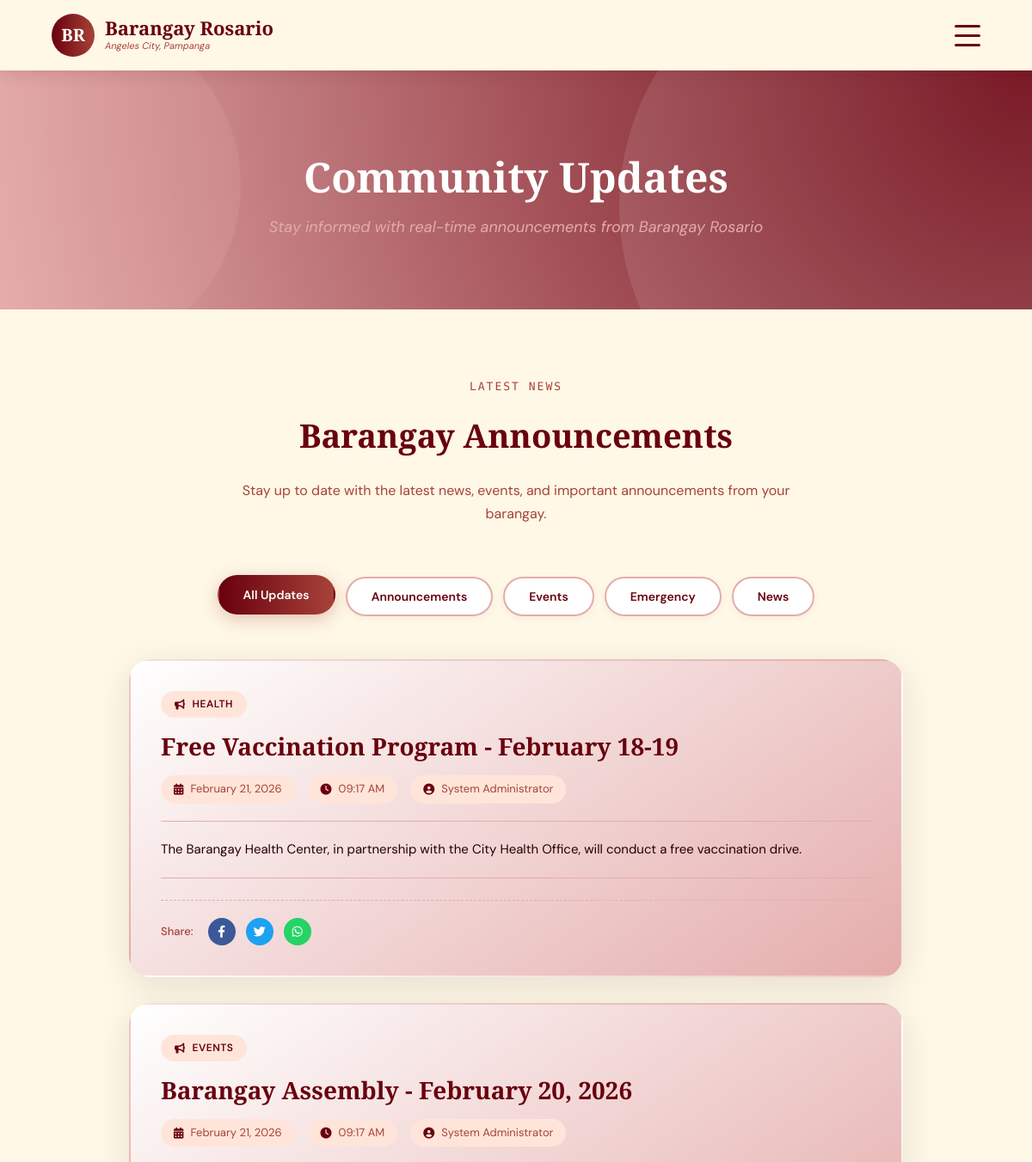
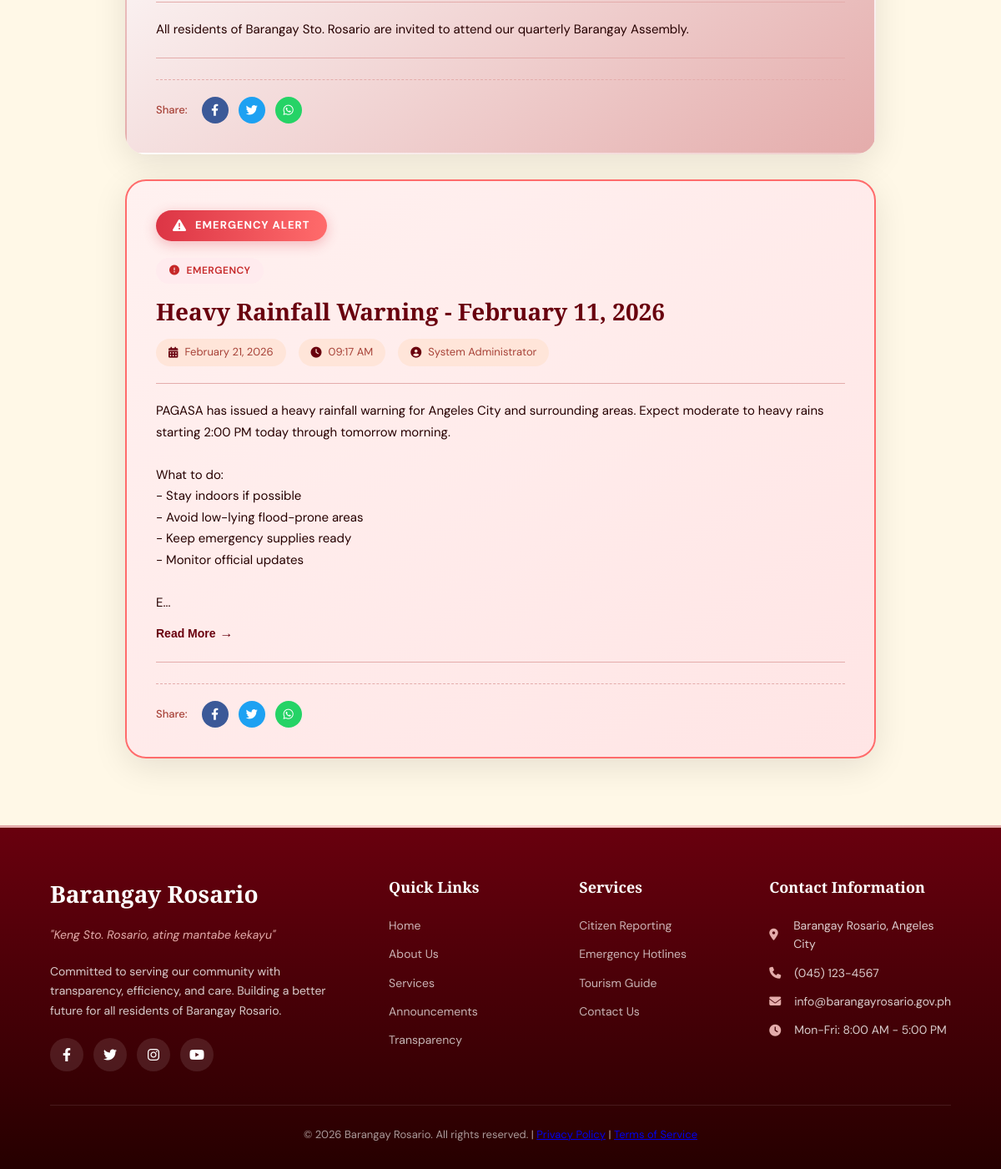
The page /emergency.php on the database its author committed (2 pictures, top to bottom).
### tables this page shows
CREATE TABLE announcements (
    announcement_id INT PRIMARY KEY AUTO_INCREMENT,
    title VARCHAR(255) NOT NULL,
    slug VARCHAR(255) UNIQUE NOT NULL,
    content TEXT NOT NULL,
    summary TEXT,
    category ENUM('General', 'Emergency', 'Events', 'Health', 'Infrastructure', 'Government Services', 'Public Safety', 'Environmental', 'Youth', 'Senior Citizen') NOT NULL DEFAULT 'General',
    author_id INT NOT NULL,
    featured_image VARCHAR(255),
    attachments TEXT,
    target_audience ENUM('All', 'Citizens', 'Verified Only', 'Admin Only') DEFAULT 'All',
    is_pinned BOOLEAN DEFAULT FALSE,
    is_archived BOOLEAN DEFAULT FALSE,
    views_count INT DEFAULT 0,
    created_at TIMESTAMP DEFAULT CURRENT_TIMESTAMP,
    updated_at TIMESTAMP DEFAULT CURRENT_TIMESTAMP ON UPDATE CURRENT_TIMESTAMP,
    FOREIGN KEY (author_id) REFERENCES admins(admin_id) ON DELETE CASCADE,
    INDEX idx_category (category),
    INDEX idx_created_at (created_at),
    INDEX idx_is_pinned (is_pinned),
    INDEX idx_is_archived (is_archived)
);

### includes/db-connection.php (called while the page is built, shortened)
<?php
$options = [
    PDO::ATTR_ERRMODE            => PDO::ERRMODE_EXCEPTION,
    PDO::ATTR_DEFAULT_FETCH_MODE => PDO::FETCH_ASSOC,
    PDO::ATTR_EMULATE_PREPARES   => false,
];
try {
    $dsn = "mysql:host=" . DB_HOST . ";dbname=" . DB_NAME . ";charset=" . DB_CHARSET;
    $pdo = new PDO($dsn, DB_USER, DB_PASS, $options);
} catch (PDOException $e) {
    error_log("Database Connection Error: " . $e->getMessage());
    $pdo = null;
}
function dbQuery($sql, $params = []) {
    global $pdo;
    try {
        $stmt = $pdo->prepare($sql);
        $stmt->execute($params);
        return $stmt->fetchAll();
    } catch (PDOException $e) {
        error_log("Query Error: " . $e->getMessage());
        return [];
    }
}
function fetchAll($pdo, $sql, $params = []) {
    return dbQuery($sql, $params);
}
?>

### emergency.php (the view, shortened to what this page needs)
<?php
require_once 'includes/db-connection.php';
include 'includes/header.php';
$announcements = fetchAll($pdo, "SELECT a.*, ad.first_name, ad.last_name FROM announcements a LEFT JOIN admins ad ON a.author_id = ad.admin_id WHERE is_archived = 0 ORDER BY created_at DESC LIMIT 20");
?>
<div class="page-content">
    <section class="hero page-hero">
        <div class="hero-content">
            <div class="hero-text">
                <h1>Community Updates</h1>
                <p class="tagline">Stay informed with real-time announcements from Barangay Rosario</p>
            </div>
        </div>
    </section>
    <section class="section">
        <div class="container">
            <div class="section-header">
                <span class="section-label">LATEST NEWS</span>
                <h2 class="section-title">Barangay Announcements</h2>
                <p class="section-subtitle">
                    Stay up to date with the latest news, events, and important announcements
                    from your barangay.
                </p>
            </div>
            <?php if (empty($announcements)): ?>
                <div class="alert alert-info">
                    <i class="fas fa-info-circle"></i>
                    No announcements available at this time. Please check back later.
                </div>
            <?php else: ?>
                <div class="announcement-filters">
                    <button class="filter-btn active" data-filter="all">All Updates</button>
                    <button class="filter-btn" data-filter="announcement">Announcements</button>
                    <button class="filter-btn" data-filter="event">Events</button>
                    <button class="filter-btn" data-filter="emergency">Emergency</button>
                    <button class="filter-btn" data-filter="news">News</button>
                </div>
                <div class="updates-grid">
                    <?php foreach ($announcements as $index => $announcement):
                        $category = strtolower($announcement['category']);
                        $isEmergency = $category === 'emergency';
                        $animationDelay = $index * 0.1;
                    ?>
                        <div class="update-card <?php echo $isEmergency ? 'emergency-card' : ''; ?>"
                             data-category="<?php echo htmlspecialchars($category); ?>"
                             style="animation-delay: <?php echo $animationDelay; ?>s">
                            <?php if ($isEmergency): ?>
                                <div class="emergency-badge">
                                    <i class="fas fa-exclamation-triangle"></i>
                                    EMERGENCY ALERT
                                </div>
                            <?php endif; ?>
                            <div class="update-header">
                                <div class="category-badge category-<?php echo htmlspecialchars($category); ?>">
                                    <?php
                                    $categoryIcon = '';
                                    switch($category) {
                                        case 'emergency':
                                            $categoryIcon = 'fa-exclamation-circle';
                                            break;
                                        default:
                                            $categoryIcon = 'fa-bullhorn';
                                    }
                                    ?>
                                    <i class="fas <?php echo $categoryIcon; ?>"></i>
                                    <?php echo htmlspecialchars($announcement['category']); ?>
                                </div>
                                <h2 class="update-title"><?php echo htmlspecialchars($announcement['title']); ?></h2>
                                <div class="update-meta">
                                    <span class="meta-item">
                                        <i class="fas fa-calendar-alt"></i>
                                        <?php echo date('F d, Y', strtotime($announcement['created_at'])); ?>
                                    </span>
                                    <span class="meta-item">
                                        <i class="fas fa-clock"></i>
                                        <?php echo date('h:i A', strtotime($announcement['created_at'])); ?>
                                    </span>
                                    <?php if (!empty($announcement['first_name'])): ?>
                                        <span class="meta-item">
                                            <i class="fas fa-user-circle"></i>
                                            <?php echo htmlspecialchars($announcement['first_name'] . ' ' . $announcement['last_name']); ?>
                                        </span>
                                    <?php endif; ?>
                                </div>
                            </div>
                            <div class="update-content">
                                <?php
                                $content = nl2br(htmlspecialchars($announcement['content']));
                                if (strlen($announcement['content']) > 300) {
                                    $preview = substr(htmlspecialchars($announcement['content']), 0, 300) . '...';
                                    echo '<div class="content-preview">' . nl2br($preview) . '</div>';
                                    echo '<button class="read-more-btn" onclick="toggleContent(this)">Read More</button>';
                                } else {
                                    echo $content;
                                }
                                ?>
                            </div>
                            <div class="share-buttons">
                                <span class="share-label">Share:</span>
                                <a href="#" onclick="shareOnFacebook('<?php echo urlencode($announcement['title']); ?>')" class="share-btn facebook">
                                    <i class="fab fa-facebook-f"></i>
                                </a>
                                <a href="#" onclick="shareOnTwitter('<?php echo urlencode($announcement['title']); ?>')" class="share-btn twitter">
                                    <i class="fab fa-twitter"></i>
                                </a>
                                <a href="#" onclick="shareOnWhatsApp('<?php echo urlencode($announcement['title']); ?>')" class="share-btn whatsapp">
                                    <i class="fab fa-whatsapp"></i>
                                </a>
                            </div>
                        </div>
                    <?php endforeach; ?>
                </div>
            <?php endif; ?>
        </div>
    </section>
</div>
<?php include 'includes/footer.php'; ?>

### rows shown on the page
announcements: category "HEALTH", title "Free Vaccination Program - February 18-19", created_at "February 21, 2026", created_at "09:17 AM", author.last_name "System Administrator", content "The Barangay Health Center, in partnership with the City Health Office, will conduct a free vaccination drive."
announcements: category "EVENTS", title "Barangay Assembly - February 20, 2026", created_at "February 21, 2026", created_at "09:17 AM", author.last_name "System Administrator", content "All residents of Barangay Sto. Rosario are invited to attend our quarterly Barangay Assembly."
announcements: shows "EMERGENCY ALERT", category "EMERGENCY", title "Heavy Rainfall Warning - February 11, 2026", created_at "February 21, 2026", created_at "09:17 AM", author.last_name "System Administrator", content "PAGASA has issued a heavy rainfall warning for Angeles City and surrounding areas. Expect moderate to heavy rains starting 2:00 PM today through tomorrow morning. What to do: - Stay indoors if possible - Avoid low-lying flood-prone areas - Keep emergency supplies ready - Monitor official updates E..."
